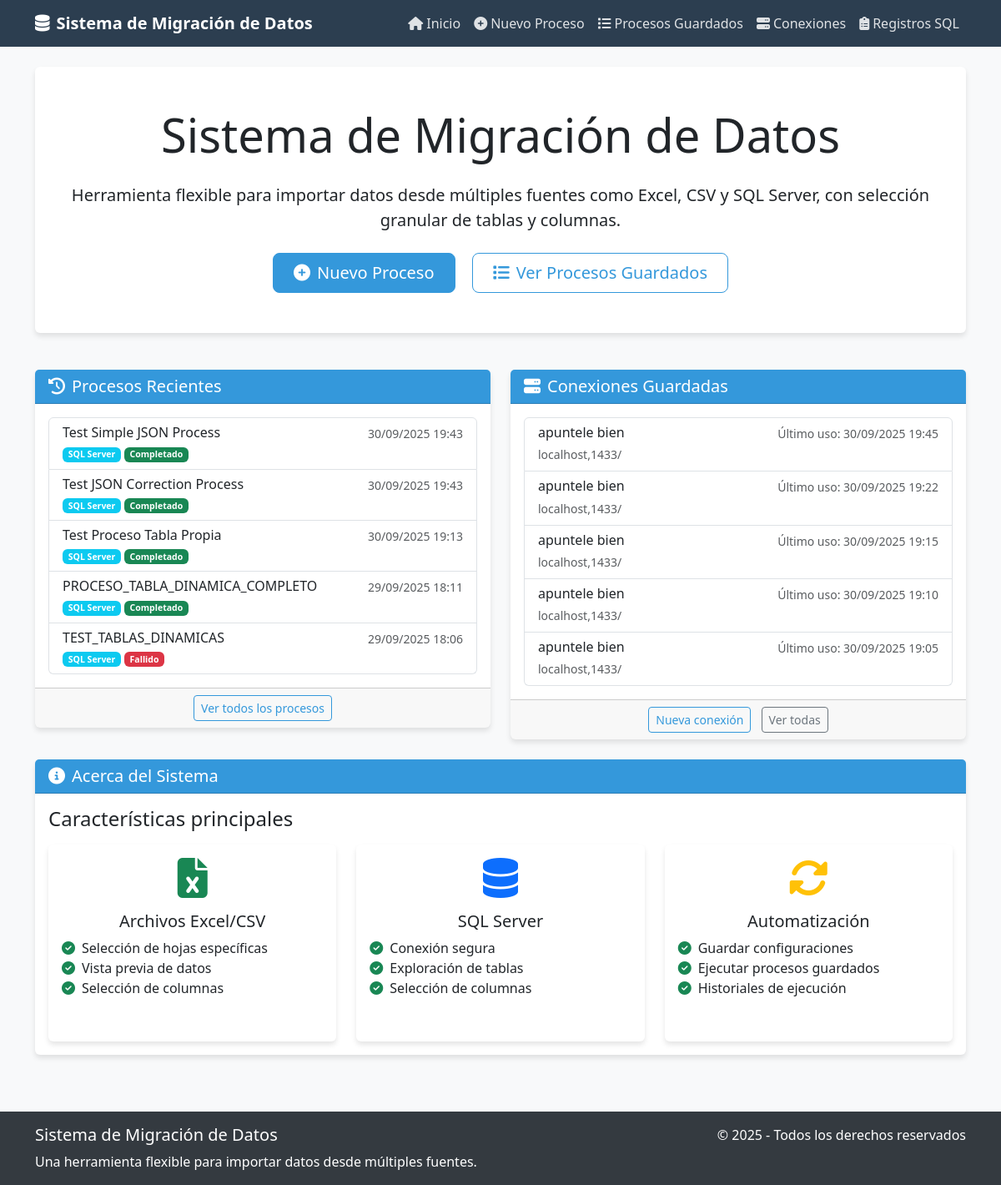
The app's page /automatizacion/, older data.
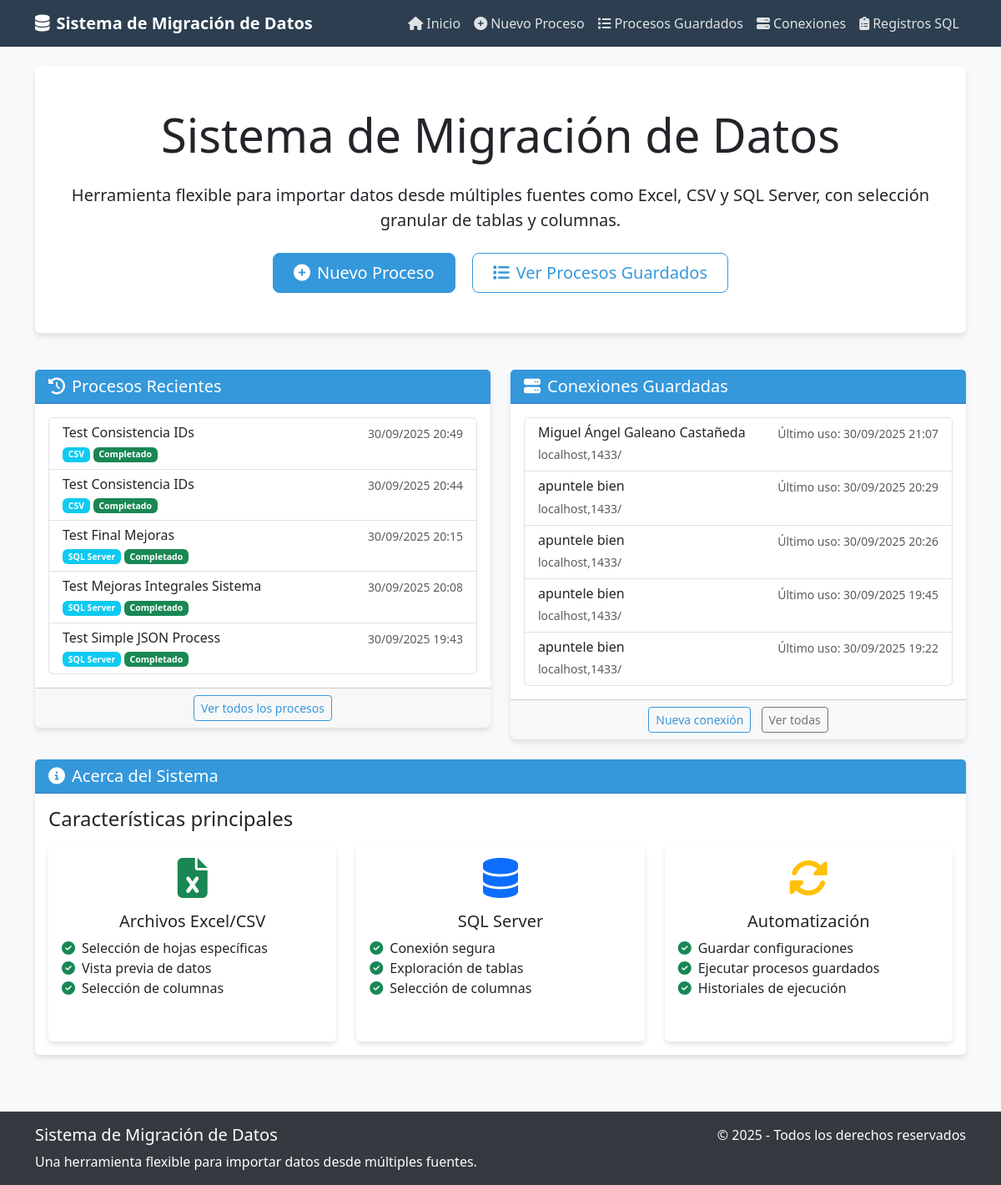
The same page, newer data.
### automatizacion/models.py (models this page shows, shortened)
class MigrationProcess(models.Model):
    STATUS_CHOICES = [
        ('draft', 'Borrador'),
        ('db_selected', 'Base de datos seleccionada'),
        ('tables_selected', 'Tablas seleccionadas'),
        ('columns_selected', 'Columnas seleccionadas'),
        ('configured', 'Configurado'),
        ('validated', 'Validado'),
        ('ready', 'Listo para ejecutar'),
        ('running', 'En ejecución'),
        ('completed', 'Completado'),
        ('failed', 'Fallido'),
    ]
    name = models.CharField(max_length=255)
    description = models.TextField(blank=True, null=True)
    source = models.ForeignKey(DataSource, on_delete=models.CASCADE, related_name='processes')
    selected_sheets = models.JSONField(null=True, blank=True)  # Lista de hojas seleccionadas
    selected_database = models.CharField(max_length=100, blank=True, null=True)  # Base de datos seleccionada
    selected_tables = models.JSONField(null=True, blank=True)  # Lista de tablas seleccionadas
    selected_columns = models.JSONField(null=True, blank=True)  # Dict de columnas seleccionadas por tabla/hoja
    target_db_name = models.CharField(max_length=100, default='default')
    target_db_connection = models.ForeignKey(DatabaseConnection, on_delete=models.SET_NULL, null=True, blank=True, related_name='target_processes')
    target_table = models.CharField(max_length=100, blank=True, null=True)  # Tabla de destino
    status = models.CharField(max_length=20, choices=STATUS_CHOICES, default='draft')
    created_at = models.DateTimeField(auto_now_add=True)
    last_run = models.DateTimeField(null=True, blank=True)
    allow_rollback = models.BooleanField(default=True)
    last_checkpoint = models.JSONField(null=True, blank=True)  # Para almacenar puntos de restauración

class DataSource(models.Model):
    TYPE_CHOICES = [
        ('excel', 'Excel (.xlsx)'),
        ('csv', 'CSV'),
        ('sql', 'SQL Server'),
    ]
    name = models.CharField(max_length=255)
    source_type = models.CharField(max_length=20, choices=TYPE_CHOICES)
    file_path = models.CharField(max_length=255, blank=True, null=True)  # Solo para archivos
    connection = models.ForeignKey(DatabaseConnection, on_delete=models.SET_NULL, null=True, blank=True)  # Solo para SQL
    created_at = models.DateTimeField(auto_now_add=True)

class DatabaseConnection(models.Model):
    name = models.CharField(max_length=100)
    server = models.CharField(max_length=255)
    username = models.CharField(max_length=100)
    password = models.CharField(max_length=255)
    port = models.IntegerField(default=1433)
    created_at = models.DateTimeField(auto_now_add=True)
    last_used = models.DateTimeField(null=True, blank=True)
    selected_database = models.CharField(max_length=100, blank=True, null=True)
    available_databases = models.JSONField(null=True, blank=True)

### automatizacion/views.py (the view)
# urls.py: path('', views.index, name='index'),
def index(request):
    recent_processes = MigrationProcess.objects.all().order_by('-created_at')[:5]
    saved_connections = DatabaseConnection.objects.all().order_by('-created_at')[:5]
    context = {
        'recent_processes': recent_processes,
        'saved_connections': saved_connections
    }
    return render(request, 'automatizacion/index.html', context)

### proyecto_automatizacion/templates/automatizacion/index.html (shortened to what the changed rows need)
{% extends "base.html" %}
{% block content %}
<div class="row mb-4">
    <div class="col-md-12">
        <div class="card">
            <div class="card-body text-center py-5">
                <h1 class="display-4 mb-4">Sistema de Migración de Datos</h1>
            </div>
        </div>
    </div>
</div>
<div class="row">
    <div class="col-md-6">
        <div class="card mb-4">
            <div class="card-body">
                {% if recent_processes %}
                    <div class="list-group">
                        {% for process in recent_processes %}
                            <a href="{% url 'automatizacion:view_process' process.id %}" class="list-group-item list-group-item-action">
                                <div class="d-flex w-100 justify-content-between">
                                    <h6 class="mb-1">{{ process.name }}</h6>
                                    <small class="text-muted">{{ process.created_at|date:"d/m/Y H:i" }}</small>
                                </div>
                                <small class="d-block">
                                    <span class="badge bg-info">{{ process.source.get_source_type_display }}</span>
                                    <span class="badge {% if process.status == 'completed' %}bg-success{% elif process.status == 'failed' %}bg-danger{% else %}bg-secondary{% endif %}">
                                        {{ process.get_status_display }}
                                    </span>
                                </small>
                            </a>
                        {% endfor %}
                    </div>
                {% else %}
                    <div class="alert alert-info mb-0">
                        No hay procesos guardados. <a href="{% url 'automatizacion:new_process' %}">Crea uno nuevo</a>.
                    </div>
                {% endif %}
            </div>
        </div>
    </div>
    <div class="col-md-6">
        <div class="card mb-4">
            <div class="card-body">
                {% if saved_connections %}
                    <div class="list-group">
                        {% for connection in saved_connections %}
                            <a href="{% url 'automatizacion:view_connection' connection.id %}" class="list-group-item list-group-item-action">
                                <div class="d-flex w-100 justify-content-between">
                                    <h6 class="mb-1">{{ connection.name }}</h6>
                                    <small class="text-muted">Último uso: {% if connection.last_used %}{{ connection.last_used|date:"d/m/Y H:i" }}{% else %}Nunca{% endif %}</small>
                                </div>
                                <small class="text-muted">{{ connection.server }}/{{ connection.database }}</small>
                            </a>
                        {% endfor %}
                    </div>
                {% else %}
                    <div class="alert alert-info mb-0">
                        No hay conexiones guardadas. <a href="{% url 'automatizacion:connect_sql' %}">Crea una nueva</a>.
                    </div>
                {% endif %}
            </div>
        </div>
    </div>
</div>
{% endblock %}

Row changes from the older to the newer data that the page shows:
no longer on this page (row unchanged): MigrationProcess: name "Test JSON Correction Process", created_at "30/09/2025 19:43", source.source_type "SQL Server", status "Completado"
no longer on this page (row unchanged): MigrationProcess: name "Test Proceso Tabla Propia", created_at "30/09/2025 19:13", source.source_type "SQL Server", status "Completado"
no longer on this page (row unchanged): MigrationProcess: name "PROCESO_TABLA_DINAMICA_COMPLETO", created_at "29/09/2025 18:11", source.source_type "SQL Server", status "Completado"
no longer on this page (row unchanged): MigrationProcess: name "TEST_TABLAS_DINAMICAS", created_at "29/09/2025 18:06", source.source_type "SQL Server", status "Fallido"
no longer on this page (row unchanged): DatabaseConnection: name "apuntele bien", last_used "30/09/2025 19:15", server "localhost,1433"
no longer on this page (row unchanged): DatabaseConnection: name "apuntele bien", last_used "30/09/2025 19:10", server "localhost,1433"
no longer on this page (row unchanged): DatabaseConnection: name "apuntele bien", last_used "30/09/2025 19:05", server "localhost,1433"
added MigrationProcess: name "Test Consistencia IDs", created_at "30/09/2025 20:49", source.source_type "CSV", status "Completado"
added MigrationProcess: name "Test Consistencia IDs", created_at "30/09/2025 20:44", source.source_type "CSV", status "Completado"
added MigrationProcess: name "Test Final Mejoras", created_at "30/09/2025 20:15", source.source_type "SQL Server", status "Completado"
added MigrationProcess: name "Test Mejoras Integrales Sistema", created_at "30/09/2025 20:08", source.source_type "SQL Server", status "Completado"
added DatabaseConnection: name "Miguel Ángel Galeano Castañeda", last_used "30/09/2025 21:07", server "localhost,1433"
added DatabaseConnection: name "apuntele bien", last_used "30/09/2025 20:29", server "localhost,1433"
added DatabaseConnection: name "apuntele bien", last_used "30/09/2025 20:26", server "localhost,1433"
